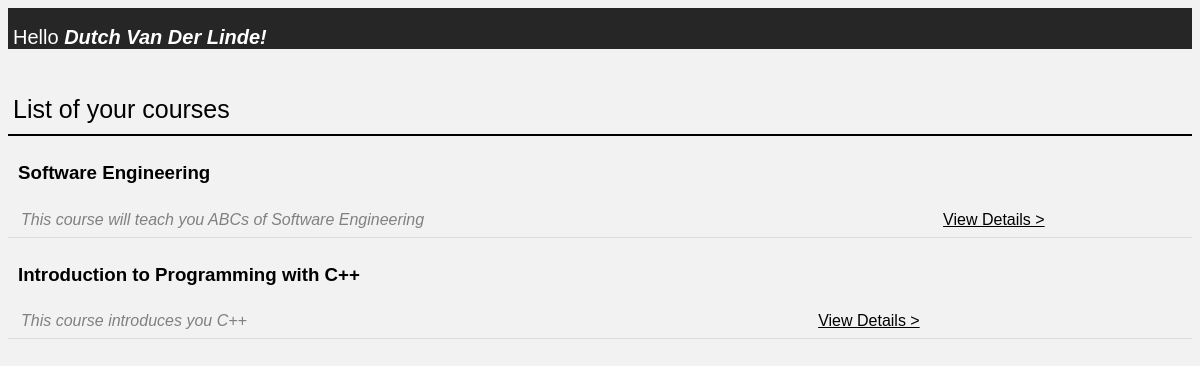
Screenshot of /courses/list/ with the database file from the repository.
### courses/models.py (models this page shows, shortened)
class Course(models.Model):
    title = models.CharField(max_length = 150, db_index = True)
    description = models.TextField(blank = False)
    instructor = models.CharField(max_length = 40, db_index = True)
    credit_units = models.IntegerField(db_index = True)
    status = models.IntegerField(db_index = True) # value 1 if course is opened, 0 if closed
    category = models.CharField(max_length = 150, db_index = True)
    def get_absolute_url(self):
        return reverse('course_detail_url', kwargs = {'id' : self.id})

### courses/views.py (the view)
# urls.py: path('list/', views.courses_list),
def courses_list(request):
    courses = Course.objects.filter(instructor = "Dutch Van Der Linde") #assume this is default tutor now. How to get the name of the logged in tutor?
    return render(request, "courses/courses_list.html", context = {'courses' : courses})

### courses/templates/courses/courses_list.html (shortened to what this page needs)
<head>
{%load static%}
<link rel="stylesheet" type="text/css" href="{%static 'css/style.css'%}">
<div id = "header">
<h2>  Hello <span>{{courses.0.instructor}}!<span></h2>
</div>
</head>
<body>
<h1>List of your courses </h1>
{% for course in courses %}
<table>
   <tr>
   <h3>{{course.title}}</h3>
   </tr>
   <tr>
 	<td>  <p>{{course.description}} </p> </td>
    <td> <a href = "{{ course.get_absolute_url }}"> View Details > </a> </td>
   </tr>
 </table>
{% endfor %}
</body>

### static/css/style.css (style rules this page uses)
body { font-family: "helvetica"; background-color: #f2f2f2; }
span { font-weight: bold; font-style: italic; }
h1 { padding-top: 30px; padding-left: 5px; padding-bottom: 10px; border-bottom: 2px solid black; font-weight: lighter; font-size: 25px; }
h2 { padding-left: 5px; font-weight: lighter; color: white; font-size: 20px; }
h3 { padding-left: 10px; padding-top: 7px; }
p { padding-left: 5px; font-style: italic; color: #808080; }
#header { padding-top: 1px; padding-bottom: 0px; background-color: #262626; }
table { border-collapse: collapse; width: 100%; }
th, td { padding: 8px; text-align: left; border-bottom: 1px solid #ddd; }
a { color: black; }

### rows the page displays
Course: instructor "Dutch Van Der Linde", title "Software Engineering", description "This course will teach you ABCs of Software Engineering"
Course: title "Introduction to Programming with C++", description "This course introduces you C++"
